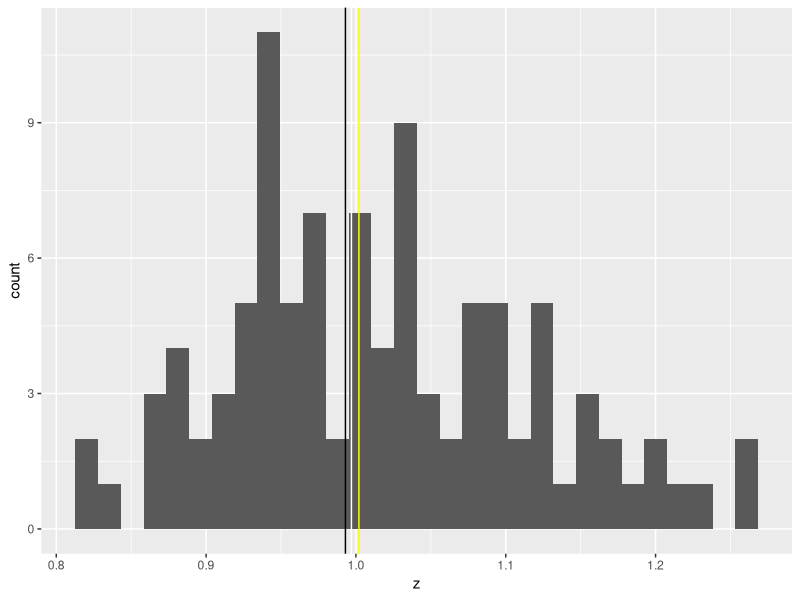
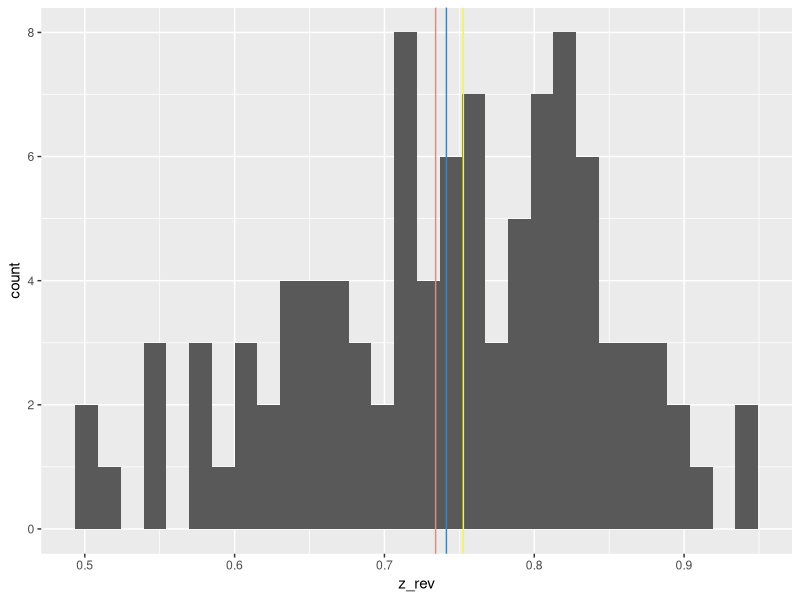

The R source for these figures, in order:
#descriptive stats lab

library(tidyverse)

# central tendencies ------------------------------------------------------

z <- c((exp(rnorm(n = 100, mean = 0, sd = 0.1))))

#arithmean
mean(z)

#geomean
prod(z)^(1/length(z))

#median
median(z)

z_tbl <- tibble(z)

z_tbl %>% 
  ggplot(aes(x = z)
         ) +
geom_histogram() +
  geom_vline(xintercept = 1.002, color = "yellow")+
  geom_vline(xintercept = 0.997, color = "white")+
  geom_vline(xintercept = 0.993, color = "black")

z_rev <- -z + max(z) + 0.5

##### SECOND TIME ######

#arithmean
z_rev_meana <- mean(z_rev)

#geomean
z_rev_meang <- prod(z_rev)^(1/length(z_rev))

#median
z_rev_med <- median(z_rev)

z_revtbl <- tibble(z_rev)

z_revtbl %>% 
  ggplot(aes(x = z_rev)
  ) +
  geom_histogram() +
  geom_vline(xintercept = z_rev_meana, color = "steelblue")+
  geom_vline(xintercept = z_rev_meang, color = "salmon")+
  geom_vline(xintercept = z_rev_med, color = "yellow")

# variation measures ------------------------------------------------------

w <- rnorm(100, mean = 10, sd = 1)
head(w) # show first 10 elements in w

m <- c(w*1000)

#Variance

var_w <- sum((w - mean(w))^2) / length(w)
var_m <- sum((m - mean(m))^2) / length(m)

#stdev

sd_w <- sqrt(var_w)

sd_m <- sqrt(var_m)

#MAD

ad_w <- abs(w - median(w))
mad_w <- median(ad_w)

ad_m <- abs(m - median(m))
mad_m <- median(ad_m)

#CV

cv_w <- sd_w / mean(w) 

cv_m <- sd_m / mean(m)

#MAD/Median

mm_w <- mad_w / median(w)
mm_m <- mad_m / median(m)
